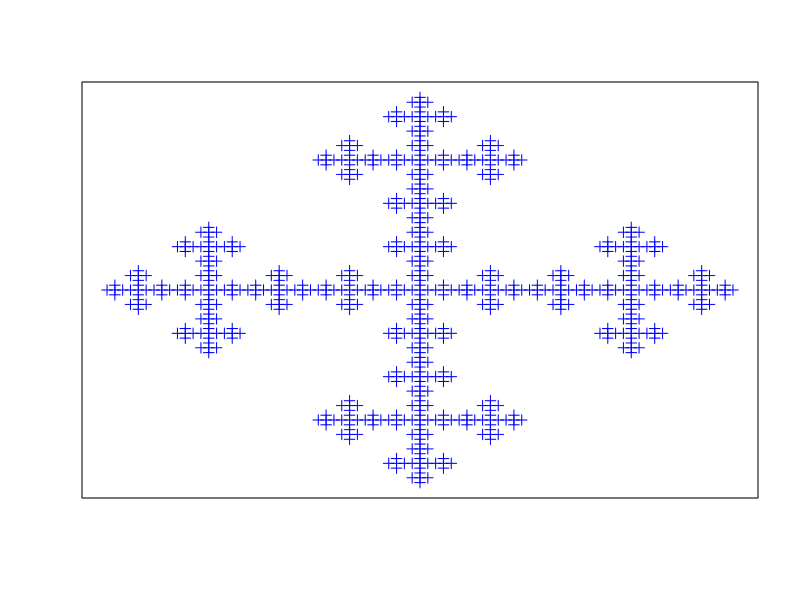

Write the R code that produced this figure.
## ---- chunk 1
knitr::opts_chunk$set(echo = FALSE)
## ---- chunk 2

f = matrix(c(0,1,0, 
             1,1,1, 
             0,1,0), nrow = 3, ncol = 3)
  
mat <- f
for(i in 1:3) mat <- mat%x%f

m = nrow(mat) 
d = 0
X=NULL 
Y=NULL
  
for (i in 1:m) {
  for (j in 1:m) {
    if(mat[i,j]==0) next 
    else {
      d=d+1 
      X[d]=i 
      Y[d]=j 
    } 
  }
}
## ---- chunk 3
plot(X,Y, pch=3, col = "blue", 
     axes=FALSE, xlab="", ylab="", cex=1.0)
box(col="black")
